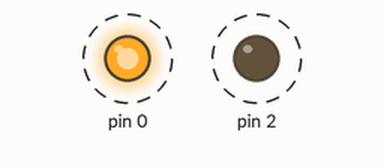
This sketch was run on a simulated Arduino Uno, built with avr-gcc and run on an emulated ATmega328P. On the bench: output pins drawn as LEDs (lit = HIGH). Dashed ring = blinking.

Above: at 0.2 s.
Timing chart, 0 to 4.6 s (numbered marks = the images above):
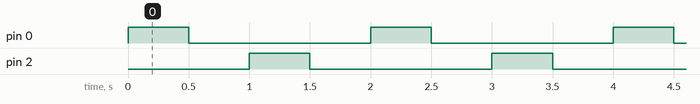

Measured:
- by itself, pin 0, pin 2: alternates HIGH for 0.50 s and LOW for 1.5 s
- by itself, everything shown: repeats every 2.0 s, in 4 steps

The sketch:

blinkTest.ino
```cpp
void setup() {
  // put your setup code here, to run once:
  pinMode(0,OUTPUT);
  pinMode(2, OUTPUT);
}

void loop() {
  // put your main code here, to run repeatedly:
  digitalWrite(0, HIGH);
  delay(500);
  digitalWrite(0, LOW);
  delay(500);
  digitalWrite(2, HIGH);
  delay(500);
  digitalWrite(2, LOW);
  delay(500);


}
```
